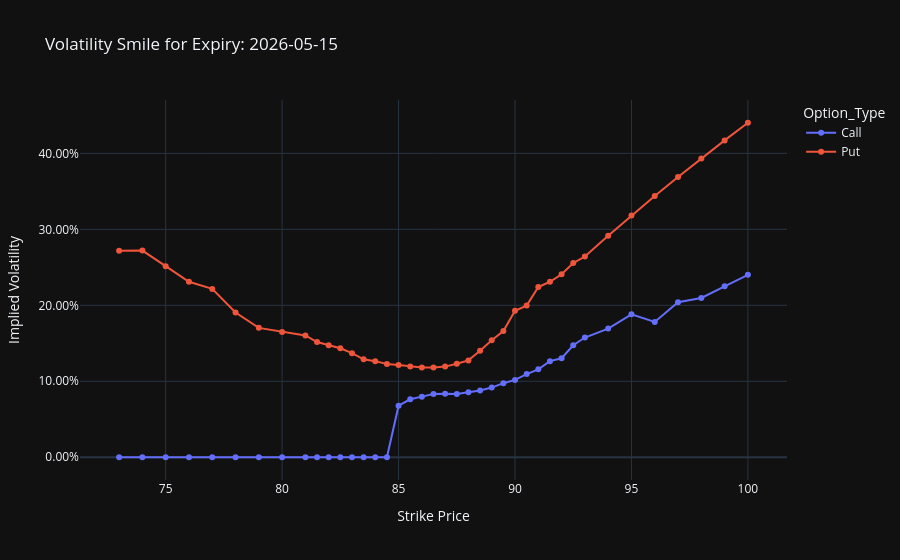

Notebook code for this chart:
### Markdown cell above
Let's look at some individual expirations to observe the volatility smile/skew. We should be seeing that classic smile pattern. Any variances are likely coming from stale IVs due to low open interest/volatility (they are illiquid).

### Code cell
import plotly.express as px

# Choose an expiration
# target_expiry = df_long['Expiration'].min()
target_expiry = options_df['Expiration'].min()
df_smile = options_df[options_df['Expiration'] == target_expiry]

# Plot IV vs. Strike, coloring by Call vs. Put
fig_smile = px.line(
    df_smile, 
    x='Strike', 
    y='IV', 
    color='Option_Type', 
    markers=True,
    hover_data=['Bid', 'Ask', 'Volume', 'Open Int'], # Crucial for spotting illiquid outliers
    title=f"Volatility Smile for Expiry: {target_expiry.strftime('%Y-%m-%d')}",
    labels={'IV': 'Implied Volatility', 'Strike': 'Strike Price'}
)

fig_smile.update_layout(template="plotly_dark", hovermode="x unified")
fig_smile.update_layout(yaxis=dict(tickformat=".2%"))
fig_smile.show()

### Figure 1 — Plotly figure (JSON) as saved in the notebook; plotly's stock layout.template omitted (floating-point values rounded to 4 significant figures; data arrays with more than 128 entries replaced by an {"elided": "..."} marker saying what was removed)
{"data": [{"customdata": {"elided": "40x4 mixed values"}, "hovertemplate": "Option_Type=Call<br>Strike Price=%{x}<br>Implied Volatility=%{y}<br>Bid=%{customdata[0]}<br>Ask=%{customdata[1]}<br>Volume=%{customdata[2]}<br>Open Int=%{customdata[3]}<extra></extra>", "legendgroup": "Call", "line": {"color": "#636efa", "dash": "solid"}, "marker": {"symbol": "circle"}, "mode": "lines+markers", "name": "Call", "orientation": "v", "showlegend": true, "type": "scatter", "x": [73.0, 74.0, 75.0, 76.0, 77.0, 78.0, 79.0, 80.0, 81.0, 81.5, 82.0, 82.5, 83.0, 83.5, 84.0, 84.5, 85.0, 85.5, 86.0, 86.5, 87.0, 87.5, 88.0, 88.5, 89.0, 89.5, 90.0, 90.5, 91.0, 91.5, 92.0, 92.5, 93.0, 94.0, 95.0, 96.0, 97.0, 98.0, 99.0, 100.0], "xaxis": "x", "y": [0.0, 0.0, 0.0, 0.0, 0.0, 0.0, 0.0, 0.0, 0.0, 0.0, 0.0, 0.0, 0.0, 0.0, 0.0, 0.0, 0.0679, 0.0763, 0.0798, 0.0831, 0.0837, 0.0834, 0.0856, 0.0879, 0.0917, 0.0975, 0.1018, 0.1095, 0.1157, 0.1265, 0.1303, 0.1474, 0.1576, 0.1694, 0.1881, 0.1781, 0.204, 0.2097, 0.225, 0.2401], "yaxis": "y"}, {"customdata": {"elided": "40x4 mixed values"}, "hovertemplate": "Option_Type=Put<br>Strike Price=%{x}<br>Implied Volatility=%{y}<br>Bid=%{customdata[0]}<br>Ask=%{customdata[1]}<br>Volume=%{customdata[2]}<br>Open Int=%{customdata[3]}<extra></extra>", "legendgroup": "Put", "line": {"color": "#EF553B", "dash": "solid"}, "marker": {"symbol": "circle"}, "mode": "lines+markers", "name": "Put", "orientation": "v", "showlegend": true, "type": "scatter", "x": [73.0, 74.0, 75.0, 76.0, 77.0, 78.0, 79.0, 80.0, 81.0, 81.5, 82.0, 82.5, 83.0, 83.5, 84.0, 84.5, 85.0, 85.5, 86.0, 86.5, 87.0, 87.5, 88.0, 88.5, 89.0, 89.5, 90.0, 90.5, 91.0, 91.5, 92.0, 92.5, 93.0, 94.0, 95.0, 96.0, 97.0, 98.0, 99.0, 100.0], "xaxis": "x", "y": [0.2719, 0.272, 0.2515, 0.231, 0.2216, 0.1905, 0.1703, 0.165, 0.1603, 0.1516, 0.1475, 0.1434, 0.137, 0.1289, 0.1265, 0.1227, 0.1213, 0.1194, 0.1183, 0.118, 0.1193, 0.1231, 0.1275, 0.1402, 0.1539, 0.1661, 0.1927, 0.1996, 0.224, 0.231, 0.2409, 0.2556, 0.2642, 0.2917, 0.3182, 0.344, 0.369, 0.3933, 0.4171, 0.4403], "yaxis": "y"}], "layout": {"hovermode": "x unified", "legend": {"title": {"text": "Option_Type"}, "tracegroupgap": 0}, "title": {"text": "Volatility Smile for Expiry: 2026-05-15"}, "xaxis": {"anchor": "y", "domain": [0, 1], "title": {"text": "Strike Price"}}, "yaxis": {"anchor": "x", "domain": [0, 1], "tickformat": ".2%", "title": {"text": "Implied Volatility"}}}}
